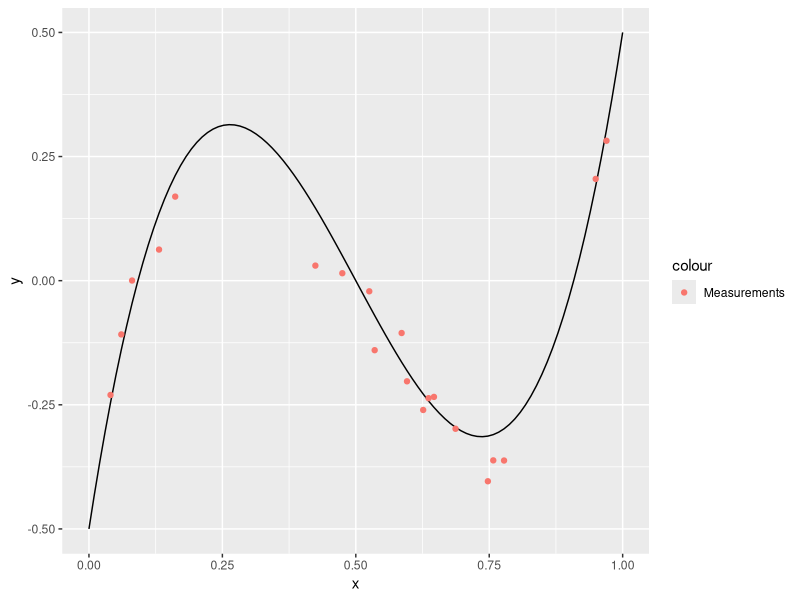
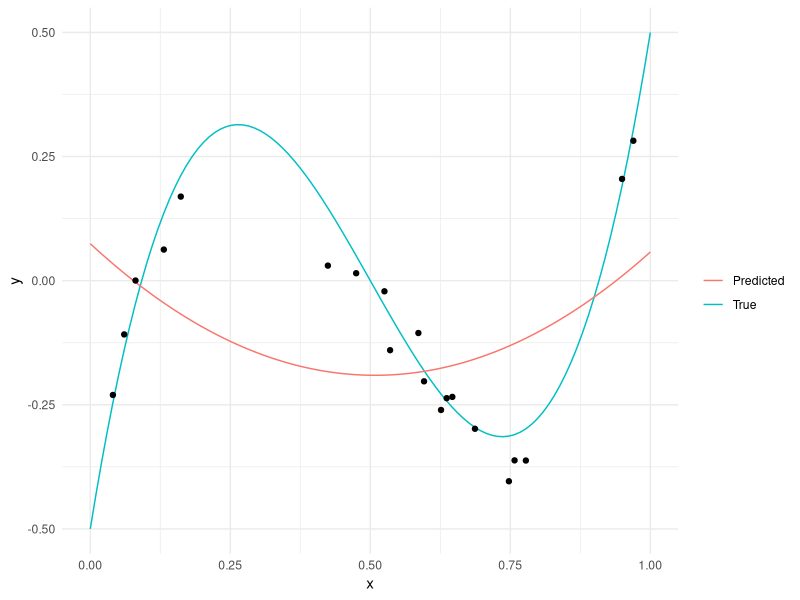
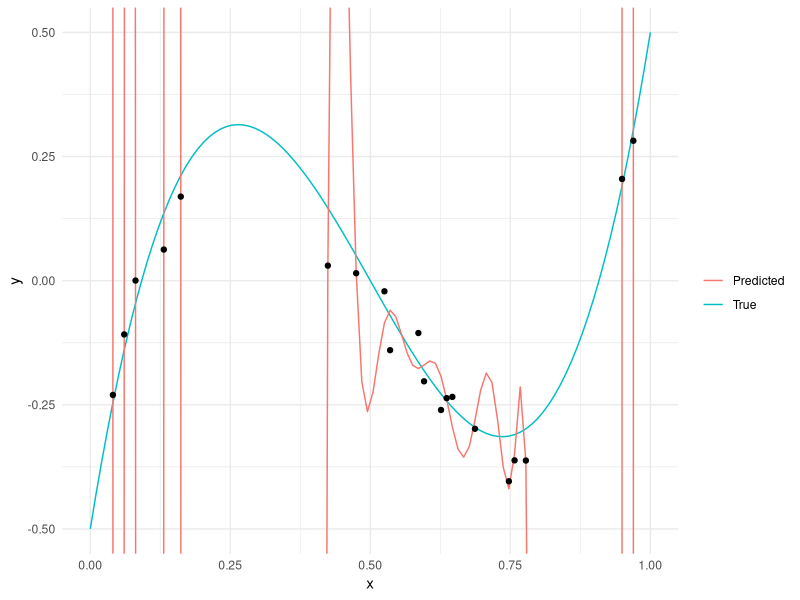
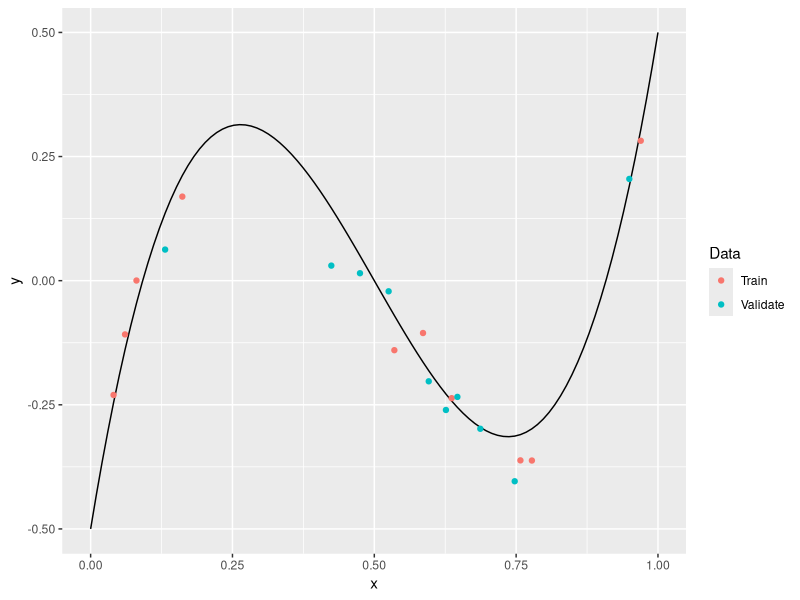
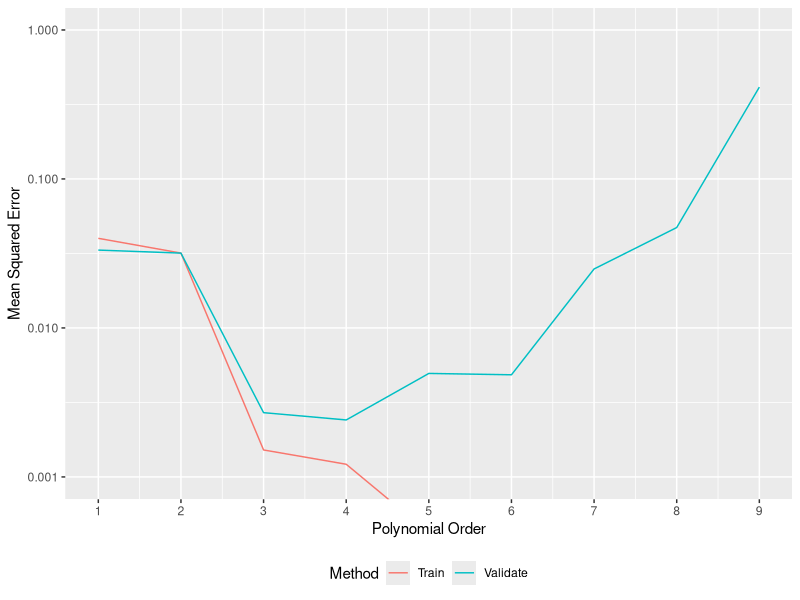
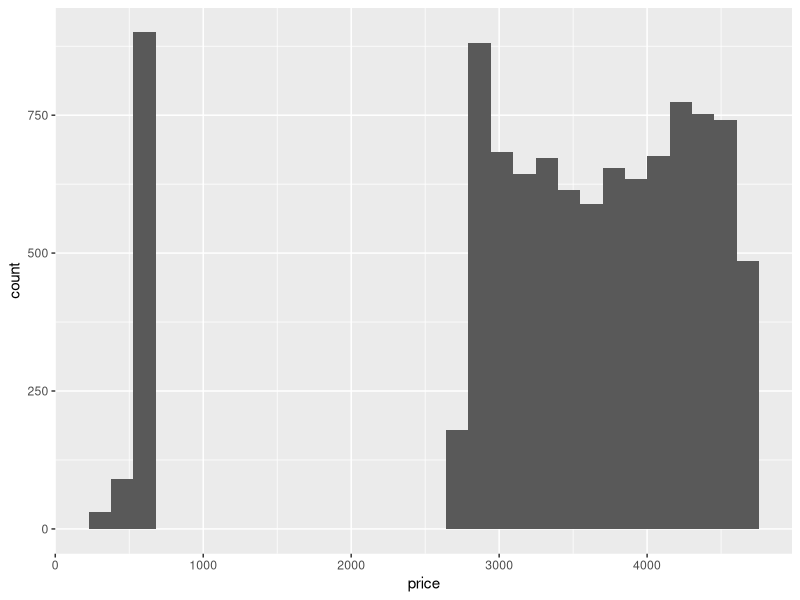
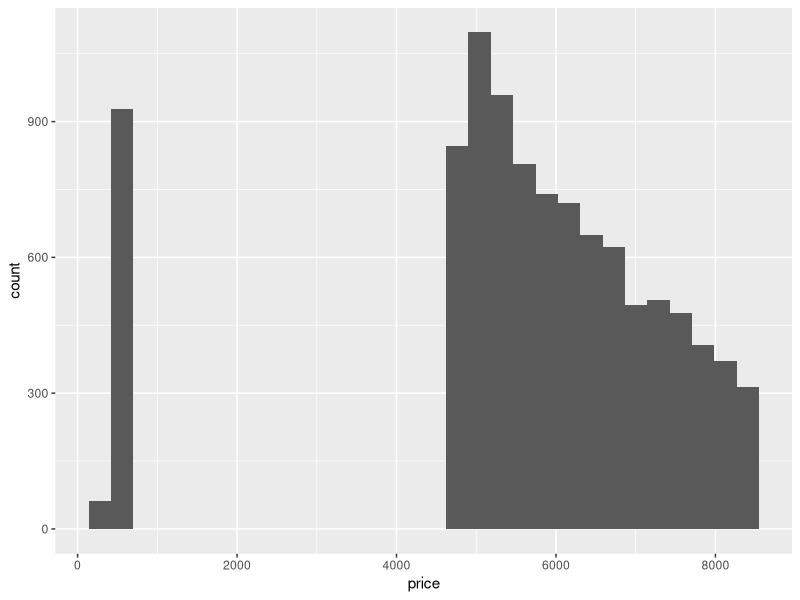

These figures' R source, in order:
## ---- chunk 1
library(tidyverse)
library(modelr)
library(broom)
## ---- chunk 2
## NOTE: No need to edit this chunk
set.seed(101)

# Ground-truth function we seek to approximate
fcn_true <- function(x) {12 * (x - 0.5)^3 - 2 * x + 1}

# Generate data
n_samples <- 100
df_truth <-
  tibble(x = seq(0, 1, length.out = n_samples)) %>%
  mutate(
    y = fcn_true(x),                     # True values
    y_meas = y + 0.05 * rnorm(n_samples) # Measured with noise
  )

# Select training data
df_measurements <-
  df_truth %>%
  slice_sample(n = 20) %>%
  select(x, y_meas)

# Visualize
df_truth %>%
  ggplot(aes(x, y)) +
  geom_line() +
  geom_point(
    data = df_measurements,
    mapping = aes(y = y_meas, color = "Measurements")
  )
## ---- chunk 3
## NOTE: No need to edit this code; run and inspect
# Fit a polynomial of degree = 2
fit_d2 <-
  df_measurements %>%
  lm(
    data = .,
    formula = y_meas ~ poly(x, degree = 2)
  )

# Visualize the results
df_truth %>%
  add_predictions(fit_d2, var = "y_pred") %>%

  ggplot(aes(x)) +
  geom_line(aes(y = y, color = "True")) +
  geom_line(aes(y = y_pred, color = "Predicted")) +
  geom_point(data = df_measurements, aes(y = y_meas)) +

  scale_color_discrete(name = "") +
  theme_minimal()
## ---- chunk 4
## TASK: Fit a high-degree polynomial to df_measurements
fit_over <-
  df_measurements %>%
  lm(
    data = .,
    formula = y_meas ~ poly(x, degree = 17)
  )

## NOTE: No need to modify code below
y_limits <-
  c(
    df_truth %>% pull(y) %>% min(),
    df_truth %>% pull(y) %>% max()
  )

df_truth %>%
  add_predictions(fit_over, var = "y_pred") %>%

  ggplot(aes(x)) +
  geom_line(aes(y = y, color = "True")) +
  geom_line(aes(y = y_pred, color = "Predicted")) +
  geom_point(data = df_measurements, aes(y = y_meas)) +

  scale_color_discrete(name = "") +
  coord_cartesian(ylim = y_limits) +
  theme_minimal()
## ---- chunk 5
# TASK: Compute the mse for fit_d2 and fit_over on df_measurements
mse(fit_d2, df_measurements)
mse(fit_over, df_measurements)
## ---- chunk 6
## NOTE: No need to edit this chunk
set.seed(101)

# Select "training" data from our available measurements
df_train <-
  df_measurements %>%
  slice_sample(n = 10)

# Use the remaining data as "validation" data
df_validate <-
  anti_join(
    df_measurements,
    df_train,
    by = "x"
  )

# Visualize the split
df_truth %>%
  ggplot(aes(x, y)) +
  geom_line() +
  geom_point(
    data = df_train %>% mutate(source = "Train"),
    mapping = aes(y = y_meas, color = source)
  ) +
  geom_point(
    data = df_validate %>% mutate(source = "Validate"),
    mapping = aes(y = y_meas, color = source)
  ) +

  scale_color_discrete(name = "Data")
## ---- chunk 7
## NOTE: No need to change this code
df_sweep <-
  map_dfr(
    seq(1, 9, by = 1),
    function(order) {
      # Fit a temporary model
      fit_tmp <-
        lm(
          data = df_train,
          formula = y_meas ~ poly(x, order)
        )

      # Compute error on the Train and Validate sets
      tibble(
        error_Train = mse(fit_tmp, df_train),
        error_Validate = mse(fit_tmp, df_validate),
        order = order
      )
    }
  ) %>%
  pivot_longer(
    names_to = c(".value", "source"),
    names_sep = "_",
    cols = matches("error")
  )
## ---- chunk 8
## NOTE: No need to edit; inspect and write your observations
df_sweep %>%
  ggplot(aes(order, error, color = source)) +
  geom_line() +

  scale_y_log10() +
  scale_x_continuous(breaks = seq(1, 10, by = 1)) +
  scale_color_discrete(name = "Method") +
  coord_cartesian(ylim = c(1e-3, 1)) +
  theme(legend.position = "bottom") +
  labs(
    x = "Polynomial Order",
    y = "Mean Squared Error"
  )
## ---- chunk 9
diamonds %>%
  select(-price) %>%
  names()
## ---- chunk 10
## NOTE: No need to edit this setup
# Create a test-validate split
set.seed(101)
diamonds_randomized <-
  diamonds %>%
  slice(sample(dim(diamonds)[1]))

diamonds_train <-
  diamonds_randomized %>%
  slice(1:10000)

diamonds_validate <-
  diamonds_randomized %>%
  slice(10001:20000)

# Try to beat this naive model that uses all variables!
fit_full <-
  lm(
    data = diamonds_train,
    formula = price ~ . # The `.` notation here means "use all variables"
  )
## ---- chunk 11
## TODO: Modify the `formula` below to design your model
fit_q5 <-
 lm(
   data = diamonds_train,
   formula = price ~ (carat + cut + color + clarity + table) # Add more variables!
 )

# Compare the two models on the validation set
mse(fit_q5, diamonds_validate)
mse(fit_full, diamonds_validate)
## ---- chunk 12
## NOTE: No need to edit this part
diamonds_train_bad <-
  diamonds %>%
  slice(1:10000)

diamonds_validate_bad <-
  diamonds %>%
  slice(10001:20000)

## TODO: Visualize a histogram of prices for both `bad` sets.
diamonds_train_bad %>%
  ggplot(aes(x = price)) +
  geom_histogram()

diamonds_validate_bad %>%
  ggplot(aes(x = price)) +
  geom_histogram()
